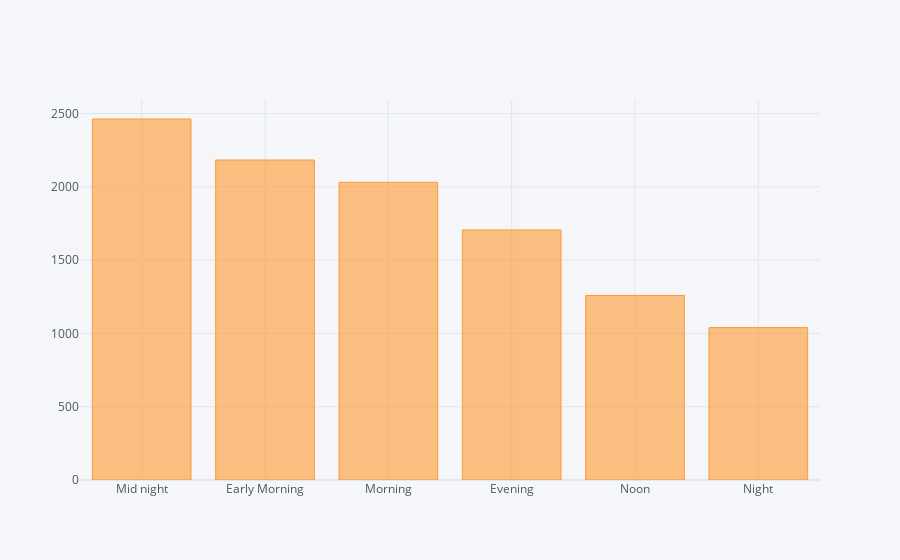

Notebook cell for this chart:
### Code cell
data['Dep_Time_hour'].apply(flight_dep_time).value_counts().iplot(kind="bar")

### Figure 1 — Plotly figure (JSON) as saved in the notebook; plotly's stock layout.template omitted (floating-point values rounded to 4 significant figures)
{"data": [{"marker": {"color": "rgba(255, 153, 51, 0.6)", "line": {"color": "rgba(255, 153, 51, 1.0)", "width": 1}}, "name": "count", "orientation": "v", "text": "", "type": "bar", "x": ["Mid night", "Early Morning", "Morning", "Evening", "Noon", "Night"], "y": [2463, 2183, 2031, 1706, 1259, 1040]}], "layout": {"legend": {"bgcolor": "#F5F6F9", "font": {"color": "#4D5663"}}, "paper_bgcolor": "#F5F6F9", "plot_bgcolor": "#F5F6F9", "title": {"font": {"color": "#4D5663"}}, "xaxis": {"gridcolor": "#E1E5ED", "showgrid": true, "tickfont": {"color": "#4D5663"}, "title": {"font": {"color": "#4D5663"}, "text": ""}, "zerolinecolor": "#E1E5ED"}, "yaxis": {"gridcolor": "#E1E5ED", "showgrid": true, "tickfont": {"color": "#4D5663"}, "title": {"font": {"color": "#4D5663"}, "text": ""}, "zerolinecolor": "#E1E5ED"}}}
